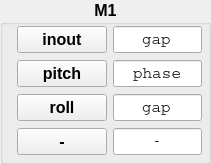
                 <widget class="QGroupBox" name="groupBox_M1">
                  <property name="font">
                   <font>
                    <pointsize>12</pointsize>
                    <weight>75</weight>
                    <bold>true</bold>
                    <kerning>true</kerning>
                   </font>
                  </property>
                  <property name="title">
                   <string>M1</string>
                  </property>
                  <property name="alignment">
                   <set>Qt::AlignHCenter|Qt::AlignTop</set>
                  </property>
                  <widget class="QLineEdit" name="lineEdit_M1_x">
                   <property name="geometry">
                    <rect>
                     <x>113</x>
                     <y>26</y>
                     <width>89</width>
                     <height>27</height>
                    </rect>
                   </property>
                   <property name="sizePolicy">
                    <sizepolicy hsizetype="Fixed" vsizetype="Fixed">
                     <horstretch>0</horstretch>
                     <verstretch>0</verstretch>
                    </sizepolicy>
                   </property>
                   <property name="font">
                    <font>
                     <family>Courier</family>
                     <pointsize>12</pointsize>
                     <weight>50</weight>
                     <bold>false</bold>
                    </font>
                   </property>
                   <property name="statusTip">
                    <string>optic 1</string>
                   </property>
                   <property name="whatsThis">
                    <string>first optic title</string>
                   </property>
                   <property name="text">
                    <string>gap</string>
                   </property>
                   <property name="alignment">
                    <set>Qt::AlignCenter</set>
                   </property>
                  </widget>
                  <widget class="QPushButton" name="pushButton_M1_x">
                   <property name="geometry">
                    <rect>
                     <x>17</x>
                     <y>26</y>
                     <width>90</width>
                     <height>27</height>
                    </rect>
                   </property>
                   <property name="sizePolicy">
                    <sizepolicy hsizetype="Fixed" vsizetype="Fixed">
                     <horstretch>0</horstretch>
                     <verstretch>0</verstretch>
                    </sizepolicy>
                   </property>
                   <property name="font">
                    <font>
                     <weight>75</weight>
                     <bold>true</bold>
                    </font>
                   </property>
                   <property name="text">
                    <string>inout</string>
                   </property>
                  </widget>
                  <widget class="QLineEdit" name="lineEdit_M1_Ry">
                   <property name="geometry">
                    <rect>
                     <x>113</x>
                     <y>60</y>
                     <width>89</width>
                     <height>27</height>
                    </rect>
                   </property>
                   <property name="sizePolicy">
                    <sizepolicy hsizetype="Fixed" vsizetype="Fixed">
                     <horstretch>0</horstretch>
                     <verstretch>0</verstretch>
                    </sizepolicy>
                   </property>
                   <property name="font">
                    <font>
                     <family>Courier</family>
                     <pointsize>12</pointsize>
                     <weight>50</weight>
                     <bold>false</bold>
                    </font>
                   </property>
                   <property name="statusTip">
                    <string>optic 1</string>
                   </property>
                   <property name="whatsThis">
                    <string>first optic title</string>
                   </property>
                   <property name="text">
                    <string>phase</string>
                   </property>
                   <property name="alignment">
                    <set>Qt::AlignCenter</set>
                   </property>
                  </widget>
                  <widget class="QLineEdit" name="lineEdit_M1_Rz">
                   <property name="enabled">
                    <bool>true</bool>
                   </property>
                   <property name="geometry">
                    <rect>
                     <x>113</x>
                     <y>94</y>
                     <width>89</width>
                     <height>27</height>
                    </rect>
                   </property>
                   <property name="sizePolicy">
                    <sizepolicy hsizetype="Fixed" vsizetype="Fixed">
                     <horstretch>0</horstretch>
                     <verstretch>0</verstretch>
                    </sizepolicy>
                   </property>
                   <property name="font">
                    <font>
                     <family>Courier</family>
                     <pointsize>12</pointsize>
                     <weight>50</weight>
                     <bold>false</bold>
                    </font>
                   </property>
                   <property name="statusTip">
                    <string>optic 1</string>
                   </property>
                   <property name="whatsThis">
                    <string>first optic title</string>
                   </property>
                   <property name="text">
                    <string>gap</string>
                   </property>
                   <property name="frame">
                    <bool>true</bool>
                   </property>
                   <property name="alignment">
                    <set>Qt::AlignCenter</set>
                   </property>
                   <property name="clearButtonEnabled" stdset="0">
                    <bool>false</bool>
                   </property>
                  </widget>
                  <widget class="QPushButton" name="pushButton_M1_Ry">
                   <property name="geometry">
                    <rect>
                     <x>17</x>
                     <y>60</y>
                     <width>90</width>
                     <height>27</height>
                    </rect>
                   </property>
                   <property name="sizePolicy">
                    <sizepolicy hsizetype="Fixed" vsizetype="Fixed">
                     <horstretch>0</horstretch>
                     <verstretch>0</verstretch>
                    </sizepolicy>
                   </property>
                   <property name="font">
                    <font>
                     <weight>75</weight>
                     <bold>true</bold>
                    </font>
                   </property>
                   <property name="text">
                    <string>pitch</string>
                   </property>
                  </widget>
                  <widget class="QPushButton" name="pushButton_M1_Rz">
                   <property name="geometry">
                    <rect>
                     <x>17</x>
                     <y>94</y>
                     <width>90</width>
                     <height>27</height>
                    </rect>
                   </property>
                   <property name="sizePolicy">
                    <sizepolicy hsizetype="Fixed" vsizetype="Fixed">
                     <horstretch>0</horstretch>
                     <verstretch>0</verstretch>
                    </sizepolicy>
                   </property>
                   <property name="font">
                    <font>
                     <weight>75</weight>
                     <bold>true</bold>
                    </font>
                   </property>
                   <property name="text">
                    <string>roll</string>
                   </property>
                  </widget>
                  <widget class="QPushButton" name="pushButton_M1_spare">
                   <property name="geometry">
                    <rect>
                     <x>17</x>
                     <y>128</y>
                     <width>90</width>
                     <height>27</height>
                    </rect>
                   </property>
                   <property name="sizePolicy">
                    <sizepolicy hsizetype="Fixed" vsizetype="Fixed">
                     <horstretch>0</horstretch>
                     <verstretch>0</verstretch>
                    </sizepolicy>
                   </property>
                   <property name="font">
                    <font>
                     <weight>75</weight>
                     <bold>true</bold>
                    </font>
                   </property>
                   <property name="text">
                    <string>-</string>
                   </property>
                  </widget>
                  <widget class="QLineEdit" name="lineEdit_M1_spare">
                   <property name="enabled">
                    <bool>true</bool>
                   </property>
                   <property name="geometry">
                    <rect>
                     <x>113</x>
                     <y>128</y>
                     <width>89</width>
                     <height>27</height>
                    </rect>
                   </property>
                   <property name="sizePolicy">
                    <sizepolicy hsizetype="Fixed" vsizetype="Fixed">
                     <horstretch>0</horstretch>
                     <verstretch>0</verstretch>
                    </sizepolicy>
                   </property>
                   <property name="font">
                    <font>
                     <family>Courier</family>
                     <pointsize>12</pointsize>
                     <weight>50</weight>
                     <bold>false</bold>
                    </font>
                   </property>
                   <property name="statusTip">
                    <string>optic 1</string>
                   </property>
                   <property name="whatsThis">
                    <string>first optic title</string>
                   </property>
                   <property name="text">
                    <string>-</string>
                   </property>
                   <property name="frame">
                    <bool>true</bool>
                   </property>
                   <property name="alignment">
                    <set>Qt::AlignCenter</set>
                   </property>
                  </widget>
                 </widget>
